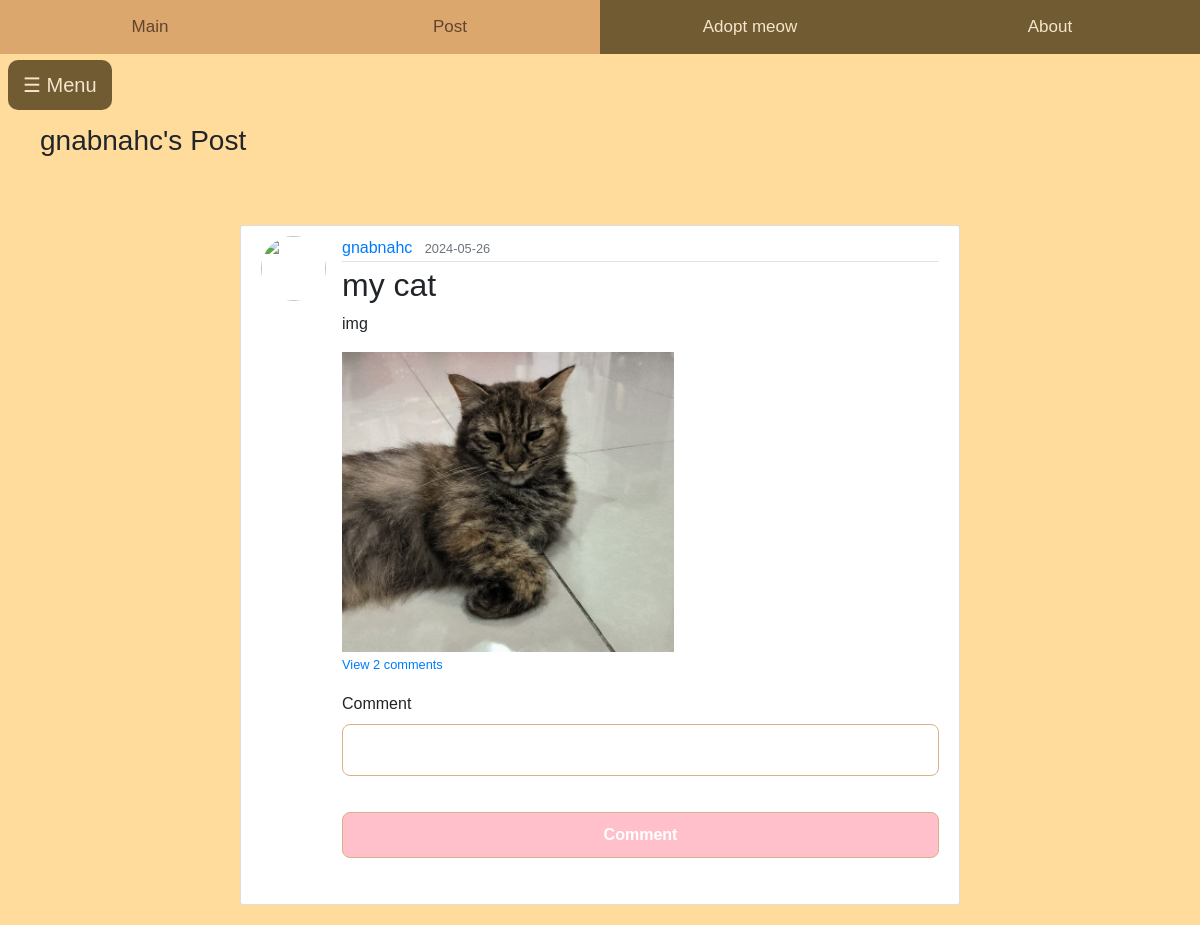
/19, run on the app's committed database.
### home/models.py (models this page shows, shortened)
class User(db.Model, UserMixin):
    id = db.Column(db.Integer, primary_key=True)
    fullname = db.Column(db.String(120), unique=True, nullable=False)
    email = db.Column(db.String(20), unique=True, nullable=False)
    username = db.Column(db.String(120), unique=True, nullable=False)
    password1 = db.Column(db.String(255), nullable=False)
    password2 = db.Column(db.String(255), nullable=False)
    state = db.Column(db.String(120), nullable=False)
    phonenumber = db.Column(db.String(20), unique=True, nullable=False)
    posts = db.relationship('Post', backref='author', lazy=True)
    comments = db.relationship('Comment', backref='author', lazy=True)
    cats = db.relationship('Cat', backref='owner', lazy=True)

class Post(db.Model):
    id = db.Column(db.Integer, primary_key = True)
    title = db.Column(db.String(255), nullable =False)
    content = db.Column(db.Text, nullable=False)
    date = db.Column(db.DateTime, nullable=False, default=func.now())
    user_id = db.Column(db.Integer, db.ForeignKey('user.id'), nullable=False)
    file = db.Column(db.String(255), nullable=True)
    comments = db.relationship('Comment', backref='post', lazy=True)

### home/views.py (the view)
@views.route('/<int:post_id>')
def post(post_id):
    form = CommentForm()
    post = Post.query.get_or_404(post_id)
    return render_template('post.html', title=post.title, post=post, form=form)

### home/forms.py
class CommentForm(FlaskForm):
    text = StringField('Comment', validators=[DataRequired()])
    submit = SubmitField('Comment')

### home/templates/post.html (shortened to what this page needs)
<!DOCTYPE html>
<html>
<head>
    <link rel="stylesheet" href="https://maxcdn.bootstrapcdn.com/bootstrap/4.0.0/css/bootstrap.min.css">
    <link rel='stylesheet' type='text/css' media='screen' href="{{url_for('static',filename='main.css')}}">
    <div class="topnav">
        <a href="/mainpage">Main</a>
        <a class="active" href="/user_posts">Post</a>
        <a href="/adoptmeow">Adopt meow</a>
        <a href="/donation">About</a>
    </div>
</head>
<body>
    <span class='menu-button'onclick="openNav()">&#9776; Menu</span>
    <br />
    <div class="main">
        <ul>
            <h3>{{ post.author.username }}'s Post</h3>
        </ul>
        <div class="row">
            <div class="col-md-8">
            </div>
        </div>
        <article class="media content-section">
            <img class="rounded-circle article-img" src="{{ url_for('static', filename='' )}}">
            <div class="media-body">
                <div class="article-metadata">
                    <a class="mr-2" href="#">{{ post.author.username }}</a>
                    <small class="text-muted">{{ post.date.strftime('%Y-%m-%d') }}</small>
                </div>
                <h2><a class="article-title">{{ post.title }}</a></h2>
                <p class="article-content">{{ post.content }}</p>
                <div class="post-image">
                {% if post.file %}
                    <img src="{{ post.file }}" alt="uploaded image">
                {% endif %}
                </div>
                <p class="card-text">
                    {% if post.comments|length > 0 %}
                        <a class="view_comment" data-bs-toggle="collapse" href="#comments-{{post.id}}" role="button">
                        <small>View {{post.comments|length}} comments </small>
                        </a>
                    {% else %}
                        <small class="text-muted">No comments</small>
                    {% endif %}
                </p>
                <form method="POST" action="/create-comment/{{post.id}}">
                    <fieldset class="form-group">
                        <div class="form-group">
                            {{ form.text.label(class="form-control-label") }}
                            {% if form.text.errors %}
                                {{ form.text(class="form-control form-control-lg is-invalid") }}
                                <div class="invalid-feedback">
                                    {% for error in form.text.errors %}
                                        <span>{{ error }}</span>
                                    {% endfor %}
                                </div>
                            {% else %}
                                {{ form.text(class="form-control form-control-lg") }}
                            {% endif %}
                        </div>
                    </fieldset>
                    <div class="form-group">
                        {{ form.submit(class="btn btn-outline-info") }}
                    </div>
                </form>
            </div>
        </article>
    </div>
</body>
</html>

### home/static/main.css (style rules this page uses)
body { margin: 0; padding: 0; overflow-x: hidden; background-color: #ffdc9c; margin-top: 100px; font-family: Arial, Helvetica, sans-serif; }
.row { text-align: center; margin-right: 0px; margin-left: 350px; }
.content-section { background: #ffffff; padding: 10px 20px; border: 1px solid #dddddd; border-radius: 3px; margin-top: 50px; margin-bottom: 20px; margin-left: 20%; margin-right: 20%; }
.article-title { color: #444444; }
.article-content { white-space: pre-line; }
.article-img { height: 65px; width: 65px; margin-right: 16px; }
.article-metadata { padding-bottom: 1px; margin-bottom: 4px; border-bottom: 1px solid #e3e3e3 }
.topnav { overflow: hidden; background-color: #705b33; position: fixed; width: 100%; top: 0; z-index: 2; }
.topnav a { float: left; color: #f6e5cb; text-align: center; padding: 14px 0;; text-decoration: none; font-size: 17px; width: 25%; }
.topnav a:hover, a.active { background-color: #dba76d; color: #62442f; font-size: 17px; }
.topnav::after { content: ""; display: table; clear: both; }
.menu-button { position: absolute; top: 60px; left: 8px; font-size: 20px; cursor: pointer; color: #f6e5cb; background-color: #705b33; padding: 10px 15px; border-radius: 10px; z-index: 1; }
.post-image img { max-width: 500px; max-height: 300px; }
input[type="text"], input[type="email"], input[type="file"], input[type="submit"], select { width: 100%; padding: 10px; margin-bottom: 20px; border-radius: 8px; border: 1px solid #dab185; box-sizing: border-box; }
input[type="submit"] { background-color: #FFC0CB; color: #ffffff; font-weight: bold; cursor: pointer; }

### data on the page
User: author.username "gnabnahc"
Post: date "2024-05-26", title "my cat", content "img", file (picture)

### other printed values
{{ post.comments|length }} "2"
